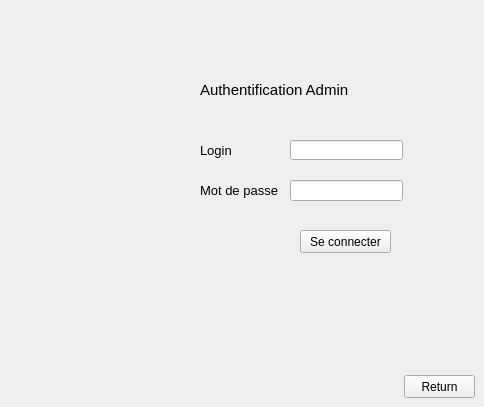
       <widget class="QWidget" name="page_43">
        <widget class="QLabel" name="label_113">
         <property name="geometry">
          <rect>
           <x>200</x>
           <y>80</y>
           <width>171</width>
           <height>21</height>
          </rect>
         </property>
         <property name="text">
          <string>&lt;html&gt;&lt;head/&gt;&lt;body&gt;&lt;p&gt;&lt;span style=&quot; font-size:11pt;&quot;&gt;Authentification Admin&lt;/span&gt;&lt;/p&gt;&lt;/body&gt;&lt;/html&gt;</string>
         </property>
        </widget>
        <widget class="QLabel" name="label_114">
         <property name="geometry">
          <rect>
           <x>200</x>
           <y>140</y>
           <width>51</width>
           <height>21</height>
          </rect>
         </property>
         <property name="text">
          <string>&lt;html&gt;&lt;head/&gt;&lt;body&gt;&lt;p&gt;&lt;span style=&quot; font-size:10pt;&quot;&gt;Login&lt;/span&gt;&lt;/p&gt;&lt;/body&gt;&lt;/html</string>
         </property>
        </widget>
        <widget class="QLineEdit" name="lineEdit_31">
         <property name="geometry">
          <rect>
           <x>290</x>
           <y>140</y>
           <width>113</width>
           <height>20</height>
          </rect>
         </property>
        </widget>
        <widget class="QPushButton" name="pushButton_146">
         <property name="geometry">
          <rect>
           <x>300</x>
           <y>230</y>
           <width>91</width>
           <height>23</height>
          </rect>
         </property>
         <property name="text">
          <string>Se connecter</string>
         </property>
        </widget>
        <widget class="QLabel" name="label_115">
         <property name="geometry">
          <rect>
           <x>200</x>
           <y>180</y>
           <width>101</width>
           <height>21</height>
          </rect>
         </property>
         <property name="text">
          <string>&lt;html&gt;&lt;head/&gt;&lt;body&gt;&lt;p&gt;&lt;span style=&quot; font-size:10pt;&quot;&gt;Mot de passe&lt;/span&gt;&lt;/p&gt;&lt;/body&gt;&lt;/html&gt;</string>
         </property>
        </widget>
        <widget class="QLineEdit" name="lineEdit_32">
         <property name="geometry">
          <rect>
           <x>290</x>
           <y>180</y>
           <width>113</width>
           <height>21</height>
          </rect>
         </property>
         <property name="echoMode">
          <enum>QLineEdit::Password</enum>
         </property>
        </widget>
        <widget class="QPushButton" name="pushButton_147">
         <property name="geometry">
          <rect>
           <x>404</x>
           <y>375</y>
           <width>71</width>
           <height>23</height>
          </rect>
         </property>
         <property name="text">
          <string>Return</string>
         </property>
        </widget>
       </widget>
